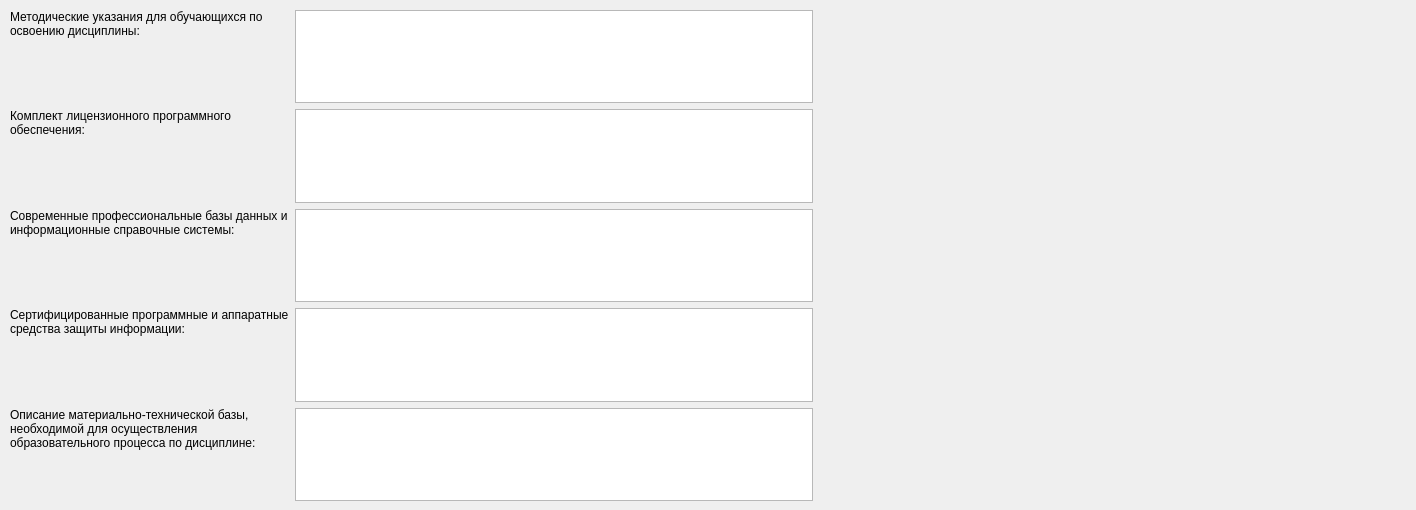
      <widget class="QWidget" name="tab_45">
       <attribute name="title">
        <string>Прочее</string>
       </attribute>
       <widget class="QWidget" name="formLayoutWidget_10">
        <property name="geometry">
         <rect>
          <x>10</x>
          <y>10</y>
          <width>1397</width>
          <height>491</height>
         </rect>
        </property>
        <layout class="QFormLayout" name="formLayout43">
         <item row="0" column="0">
          <widget class="QLabel" name="labelMet">
           <property name="sizePolicy">
            <sizepolicy hsizetype="Preferred" vsizetype="Fixed">
             <horstretch>0</horstretch>
             <verstretch>0</verstretch>
            </sizepolicy>
           </property>
           <property name="text">
            <string>Методические указания для обучающихся по освоению дисциплины:</string>
           </property>
           <property name="wordWrap">
            <bool>true</bool>
           </property>
          </widget>
         </item>
         <item row="0" column="1">
          <widget class="QTextEdit" name="textEditMet">
           <property name="sizePolicy">
            <sizepolicy hsizetype="Fixed" vsizetype="Expanding">
             <horstretch>0</horstretch>
             <verstretch>0</verstretch>
            </sizepolicy>
           </property>
           <property name="minimumSize">
            <size>
             <width>518</width>
             <height>0</height>
            </size>
           </property>
           <property name="maximumSize">
            <size>
             <width>518</width>
             <height>16777215</height>
            </size>
           </property>
          </widget>
         </item>
         <item row="1" column="0">
          <widget class="QLabel" name="labelLic">
           <property name="sizePolicy">
            <sizepolicy hsizetype="Preferred" vsizetype="Fixed">
             <horstretch>0</horstretch>
             <verstretch>0</verstretch>
            </sizepolicy>
           </property>
           <property name="text">
            <string>Комплект лицензионного программного обеспечения:</string>
           </property>
           <property name="wordWrap">
            <bool>true</bool>
           </property>
          </widget>
         </item>
         <item row="2" column="0">
          <widget class="QLabel" name="labelSovBD">
           <property name="sizePolicy">
            <sizepolicy hsizetype="Preferred" vsizetype="Fixed">
             <horstretch>0</horstretch>
             <verstretch>0</verstretch>
            </sizepolicy>
           </property>
           <property name="text">
            <string>Современные профессиональные базы данных и информационные справочные системы:</string>
           </property>
           <property name="wordWrap">
            <bool>true</bool>
           </property>
          </widget>
         </item>
         <item row="3" column="0">
          <widget class="QLabel" name="labelSert">
           <property name="sizePolicy">
            <sizepolicy hsizetype="Preferred" vsizetype="Fixed">
             <horstretch>0</horstretch>
             <verstretch>0</verstretch>
            </sizepolicy>
           </property>
           <property name="text">
            <string>Сертифицированные программные и аппаратные средства защиты информации:</string>
           </property>
           <property name="wordWrap">
            <bool>true</bool>
           </property>
          </widget>
         </item>
         <item row="4" column="0">
          <widget class="QLabel" name="labelMathTech">
           <property name="sizePolicy">
            <sizepolicy hsizetype="Preferred" vsizetype="Fixed">
             <horstretch>0</horstretch>
             <verstretch>0</verstretch>
            </sizepolicy>
           </property>
           <property name="text">
            <string>Описание материально-технической базы, необходимой для осуществления образовательного процесса по дисциплине:</string>
           </property>
           <property name="wordWrap">
            <bool>true</bool>
           </property>
          </widget>
         </item>
         <item row="1" column="1">
          <widget class="QTextEdit" name="textEditLic">
           <property name="sizePolicy">
            <sizepolicy hsizetype="Fixed" vsizetype="Expanding">
             <horstretch>0</horstretch>
             <verstretch>0</verstretch>
            </sizepolicy>
           </property>
           <property name="minimumSize">
            <size>
             <width>518</width>
             <height>0</height>
            </size>
           </property>
           <property name="maximumSize">
            <size>
             <width>518</width>
             <height>16777215</height>
            </size>
           </property>
          </widget>
         </item>
         <item row="2" column="1">
          <widget class="QTextEdit" name="textEditSovBD">
           <property name="sizePolicy">
            <sizepolicy hsizetype="Fixed" vsizetype="Expanding">
             <horstretch>0</horstretch>
             <verstretch>0</verstretch>
            </sizepolicy>
           </property>
           <property name="minimumSize">
            <size>
             <width>518</width>
             <height>0</height>
            </size>
           </property>
           <property name="maximumSize">
            <size>
             <width>518</width>
             <height>16777215</height>
            </size>
           </property>
          </widget>
         </item>
         <item row="3" column="1">
          <widget class="QTextEdit" name="textEditSert">
           <property name="sizePolicy">
            <sizepolicy hsizetype="Fixed" vsizetype="Expanding">
             <horstretch>0</horstretch>
             <verstretch>0</verstretch>
            </sizepolicy>
           </property>
           <property name="minimumSize">
            <size>
             <width>518</width>
             <height>0</height>
            </size>
           </property>
           <property name="maximumSize">
            <size>
             <width>518</width>
             <height>16777215</height>
            </size>
           </property>
          </widget>
         </item>
         <item row="4" column="1">
          <widget class="QTextEdit" name="textEditMathTech">
           <property name="sizePolicy">
            <sizepolicy hsizetype="Fixed" vsizetype="Expanding">
             <horstretch>0</horstretch>
             <verstretch>0</verstretch>
            </sizepolicy>
           </property>
           <property name="minimumSize">
            <size>
             <width>518</width>
             <height>0</height>
            </size>
           </property>
           <property name="maximumSize">
            <size>
             <width>518</width>
             <height>16777215</height>
            </size>
           </property>
          </widget>
         </item>
        </layout>
       </widget>
      </widget>
